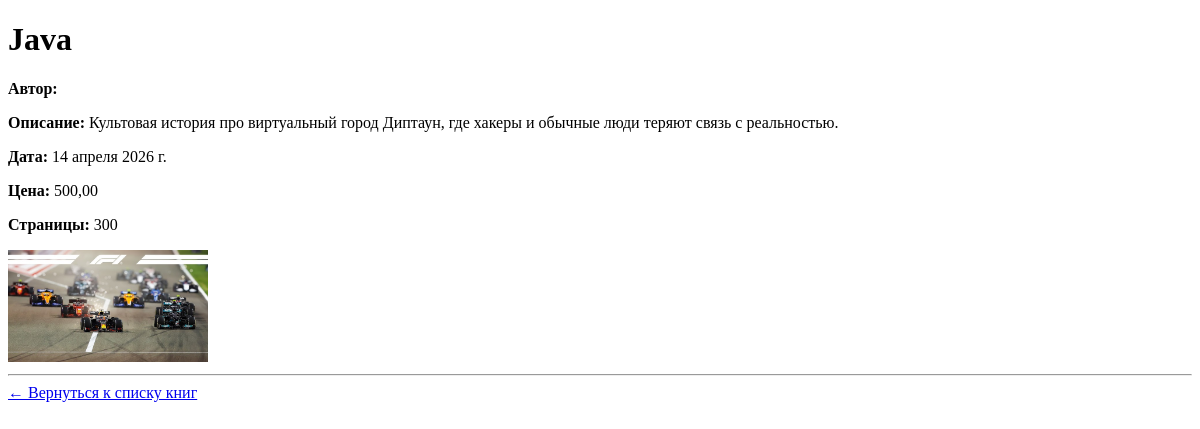
/book/2/, run on an earlier commit of the app's database.
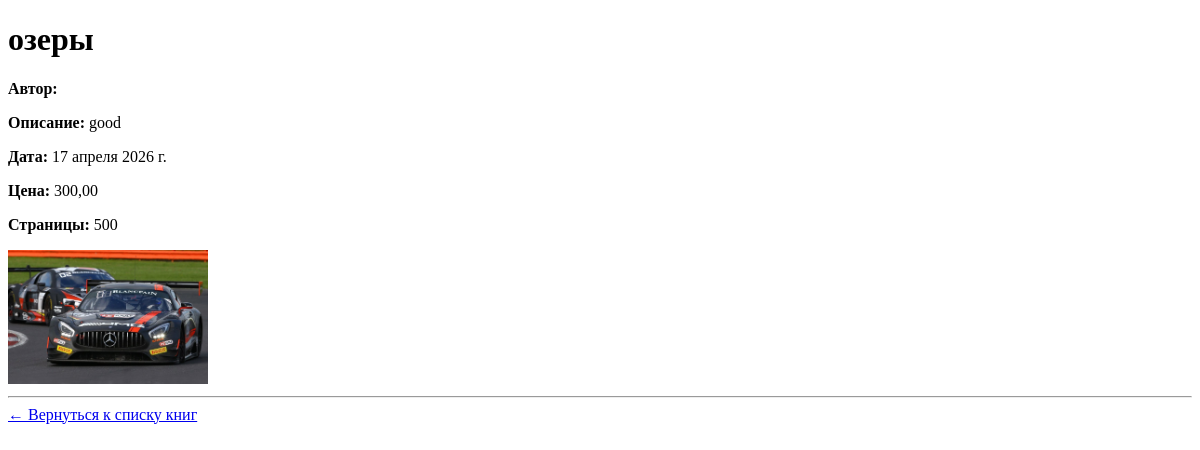
And on a later commit of the database.
### book/models.py (models this page shows, shortened)
class Book(models.Model):
    title = models.CharField(max_length=200, verbose_name="Название")
    description = models.TextField(verbose_name="Описание")
    publication_date = models.DateField(verbose_name="Дата публикации")
    price = models.DecimalField(max_digits=6, decimal_places=2, verbose_name="Цена")
    pages = models.IntegerField(verbose_name="Кол-во страниц")
    is_published = models.BooleanField(default=True, verbose_name="Опубликовано")
    created_at = models.DateTimeField(auto_now_add=True)
    updated_at = models.DateTimeField(auto_now=True)
    cover = models.ImageField(upload_to='covers/', blank=True, null=True, verbose_name="Обложка")
    genres = models.ManyToManyField(Genre, related_name="books", verbose_name="Жанры")

### book/views.py (the view)
# urls.py: path('book/<int:pk>/', book_detail, name='book_detail'),
def book_detail(request, pk):
    book = get_object_or_404(Book, pk=pk)
    return render(request, 'book/book_detail.html', {'book': book})

### book/templates/book/book_detail.html (shortened to what this page needs)
<!DOCTYPE html>
<html>
<head>
</head>
<body>
<h1>{{ book.title }}</h1>
<p><b>Автор:</b> {{ book.author }}</p>
<p><b>Описание:</b> {{ book.description }}</p>
<p><b>Дата:</b> {{ book.publication_date }}</p>
<p><b>Цена:</b> {{ book.price }}</p>
<p><b>Страницы:</b> {{ book.pages }}</p>
{% if book.cover %}
    <img src="{{ book.cover.url }}" width="200">
{% endif %}
<hr>
<a href="{% url 'book_list' %}">← Вернуться к списку книг</a>
</body>
</html>

What changed in the data, as far as the page shows it:
changed Book: title "Java" → "озеры"; description "Культовая история про виртуальный город Диптаун, где хакеры и обычные люди теряют связь с реальностью." → "good"; publication_date "14 апреля 2026 г." → "17 апреля 2026 г."; price "500,00" → "300,00"; pages "300" → "500"; cover: a different picture
